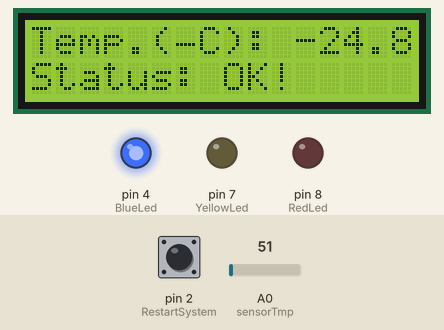
Bench run of a sketch on a simulated Arduino Uno, built with avr-gcc and run on an emulated ATmega328P. Shown: 16×2 character LCD, output pins drawn as LEDs (lit = HIGH). The test bench sets the inputs (shaded band); at power-on: A0 (sensorTmp) = 51, pin 2 (RestartSystem) LOW. What the sketch prints to the serial monitor is not drawn.

Above: at 4.2 s.
4.3 s: A0 (sensorTmp) set to 111
At 6.1 s:
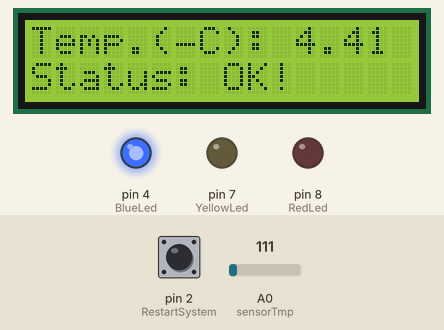
6.4 s: A0 (sensorTmp) set to 134
At 7.8 s:
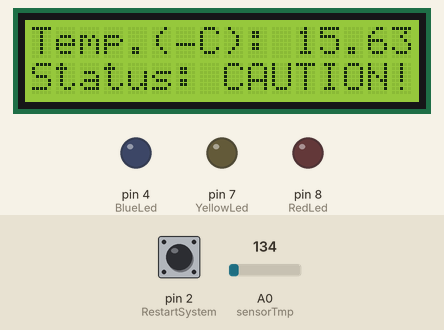
8.4 s: A0 (sensorTmp) set to 112
At 9.5 s:
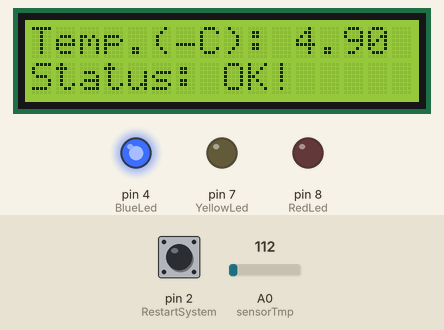
Timing chart, 0 to 11.4 s (numbered marks = the images above; inputs shaded):
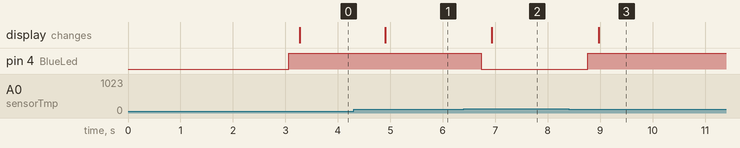

Measured:
- the behaviour switches between 122 and 123 on A0 (sensorTmp) (found by bisection; images 1 and 2)
- after the input at 4.3 s, the display: changes after 0.60 s (image 1)
- after the input at 6.4 s, pin 4 (BlueLed): HIGH → LOW after 0.33 s; the display: changes after 0.54 s (image 2)
- after the input at 8.4 s, pin 4 (BlueLed): LOW → HIGH after 0.37 s; the display: changes after 0.58 s (image 3)

The sketch:

Temp_Control_Integrated_System.ino
```cpp
// ~~~~~~~~~~~~~~~~~~~~~~~~~~~~~~~~~~~~~~~~~~~~~~~~~~~~~~~~~~~~~~
/*
                   .::. LCD Pin Function .::.

                     |Display: LCD JHD 162A|
___________________________________________________________________
Pin 	- 		Function
____________________________________________________________________
1 		- 		GND
2 		- 		Vcc (+5V)
3 		- 		Vee (contrast voltage)
4 		- 		Rs (Register Select: 0=instruction register ; 1=data register)
5 		- 		R/W (read/write: 0=write mode; 1=read mode)
6 		- 		E (enable: 0=start to latch data to LCD character; 1=disable)
7 		- 		DB0 (databit 0; LSB)
8 		- 		DB1 (databit 1)
9 		- 		DB2 (databit 2)
10 		- 		DB3 (databit 3)
11 		- 		DB4 (databit 4)
12 		- 		DB5 (databit 5)
13 		- 		DB6 (databit 6)
14	 	- 		DB7 (databit 7; MSB)
15 		- 		BPL (backplane light: +5V or lower - optional)
16 		- 		GND (optional)
____________________________________________________________________
*/
//Begin.


#include "LiquidCrystal.h"


/*
	Criando um objeto da classe LiquidCrystal e
	 inicializando com os pinos da interface:
*/
const int rs = 9, en = 13, d4 = 5, d5 = 12, d6 = 3, d7 = 6;
LiquidCrystal lcd(rs, en, d4, d5, d6, d7);


const int sensorTmp = A0; //Pino analógico LM35.
const int BlueLed = 4; //Pino digital Led Azul.
const int YellowLed = 7; //Pino digital Led Amarelo.
const int RedLed = 8; //Pino digital Led Vermelho.
const int RestartSystem = 2; //Pino digital Botão.

//Variáveis//

int valueSensorTmp = 0;
float valueTmpCelsius = 0.00;

float glow=0;
int buttonState = 0;
int c=0;

// ~~~~~~~~~~~~~~~~~~~~~~~~~~~~~~~~~~~~~~~~~~~~~~~~~~~~~~~~~~~~~~

void setup()
{

  Serial.begin(9600);

  //Inicializando o LCD:
  lcd.begin(16, 2); // informa o tamanho de 16 colunas e 2 linhas
  lcd.setCursor(0, 0);
  lcd.print("Unesp - SJBV");
  lcd.setCursor(0, 1);
  lcd.print("Joao R. Cioffi");
  delay(3000);

  pinMode(sensorTmp,INPUT);
  pinMode(BlueLed, OUTPUT);
  pinMode(YellowLed, OUTPUT);
  pinMode(RedLed, OUTPUT);
  pinMode(RestartSystem, INPUT);
}

// ~~~~~~~~~~~~~~~~~~~~~~~~~~~~~~~~~~~~~~~~~~~~~~~~~~~~~~~~~~~~~~

void loop()
{

	valueSensorTmp = analogRead(sensorTmp); //leitura analógica do sensor de temp.
	valueTmpCelsius = valueSensorTmp*0.488-49.76; //conversão dos valores de temperatura em °C.
	buttonState = digitalRead(RestartSystem);

  	////////////////////////////////////////////////////////////////
    if (valueTmpCelsius<=10 && c==0)
    {
    digitalWrite(BlueLed, HIGH);
    digitalWrite(YellowLed, LOW);
    digitalWrite(RedLed, LOW);

    Serial.print("\t Temperatura (C): ");
  	Serial.println(valueTmpCelsius);
    Serial.println("\t Status: OK!");
    delay(200);


    //Exibindo o Status
	lcd.clear();  //limpa o display do LCD.
	lcd.print("Temp.(\xB0""C): ");  //imprime o valor temperatura no display.
    lcd.print(valueTmpCelsius);
    lcd.setCursor(0,1);
    lcd.print("Status: OK!");
    delay(200);
    }

  	////////////////////////////////////////////////////////////////
  	else if (10<valueTmpCelsius && valueTmpCelsius<=55 && c==0)
    {
    glow=(valueTmpCelsius-9)*5.5;
    digitalWrite(BlueLed, LOW);
    analogWrite(YellowLed, glow);
    digitalWrite(RedLed, LOW);


    Serial.print("\t Temperatura (C): ");
  	Serial.println(valueTmpCelsius);
    Serial.println("\t Status: CAUTION!");
    delay(200);


    //Exibindo o Status
	lcd.clear();  //limpa o display do LCD.
	lcd.print("Temp.(\xB0""C): ");  //imprime o valor temperatura no display.
  	lcd.print(valueTmpCelsius);
    lcd.setCursor(0,1);
    lcd.print("Status: CAUTION!");
    delay(200);
    }


  	////////////////////////////////////////////////////////////////
    else if (55<valueTmpCelsius && valueTmpCelsius<=95 && c==0)
    {
    float frequency = 3.00; /*frequência do Led Vermelho: F=3Hz,
    					sendo F=1/T, com T=delay( )
    */
    float ResponseTime = 1000.00/(2.00*frequency); /*tempo de resposta
    								   do Led Vermelho
                                    	[T ou delay()]
    */
    digitalWrite(BlueLed, LOW);
    digitalWrite(YellowLed, LOW);
    digitalWrite(RedLed, HIGH);
    delay(ResponseTime);
    digitalWrite(RedLed,LOW);
    delay(ResponseTime);


    Serial.print("\t Temperatura (C): ");
  	Serial.println(valueTmpCelsius);
    Serial.println("\t OVERHEAT!");
    delay(200);


    //Exibindo o Status
	lcd.clear();  //limpa o display do LCD.
	lcd.print("Temp.(\xB0""C): ");  //imprime o valor temperatura no display.
  	lcd.print(valueTmpCelsius);
    lcd.setCursor(0,1);
    lcd.print("OVERHEAT!");
    delay(200);
	}

    ////////////////////////////////////////////////////////////////
    else if (95<valueTmpCelsius && valueTmpCelsius<=125 && c==0)
    {
    digitalWrite(BlueLed, HIGH);
    digitalWrite(YellowLed, HIGH);
    digitalWrite(RedLed, HIGH);
    c=1;

    Serial.print("\t Temperatura (C): ");
  	Serial.println(valueTmpCelsius);
    Serial.println("\t SYSTEM FAILURE");
    Serial.println("\t RESET IF TEMP.<15");
    delay(200);

    //Exibindo o Status
	lcd.clear();  //limpa o display do LCD.
    lcd.setCursor(0, 0);
	lcd.print("SYSTEM FAILURE");
    lcd.setCursor(0, 1);
    lcd.print("RESET!");
    delay(200);
    }

  	////////////////////////////////////////////////////////////////
   // Condição para reset do sistema:
   else if (valueTmpCelsius<=15 && buttonState == HIGH && c==1)
   {
    c=0;
    lcd.clear();  //limpa o display do LCD.
   }
}

// ~~~~~~~~~~~~~~~~~~~~~~~~~~~~~~~~~~~~~~~~~~~~~~~~~~~~~~~~~~~~~~
//End.
```
